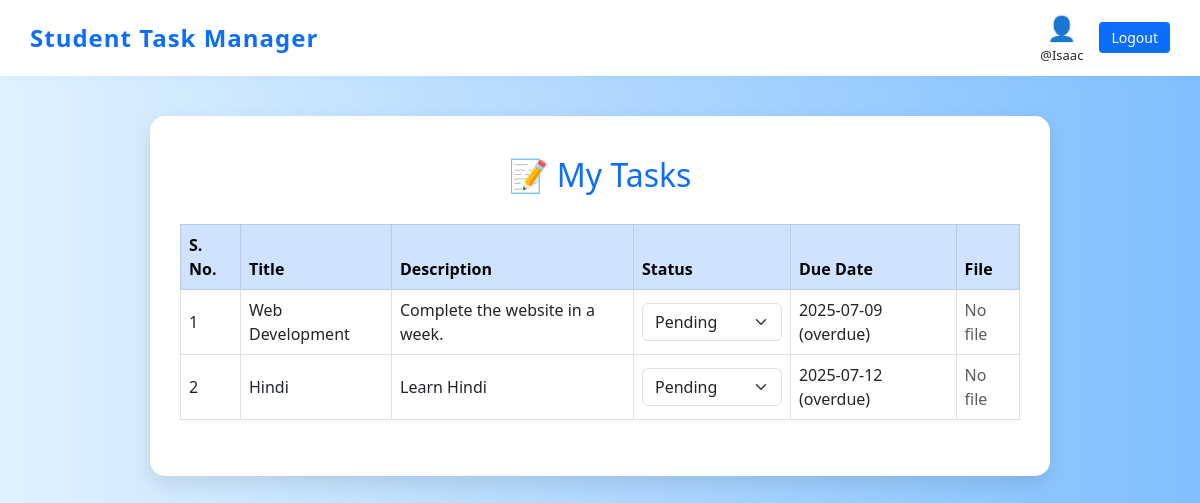
/my_tasks.php (signed in), run on an earlier commit of the app's database.
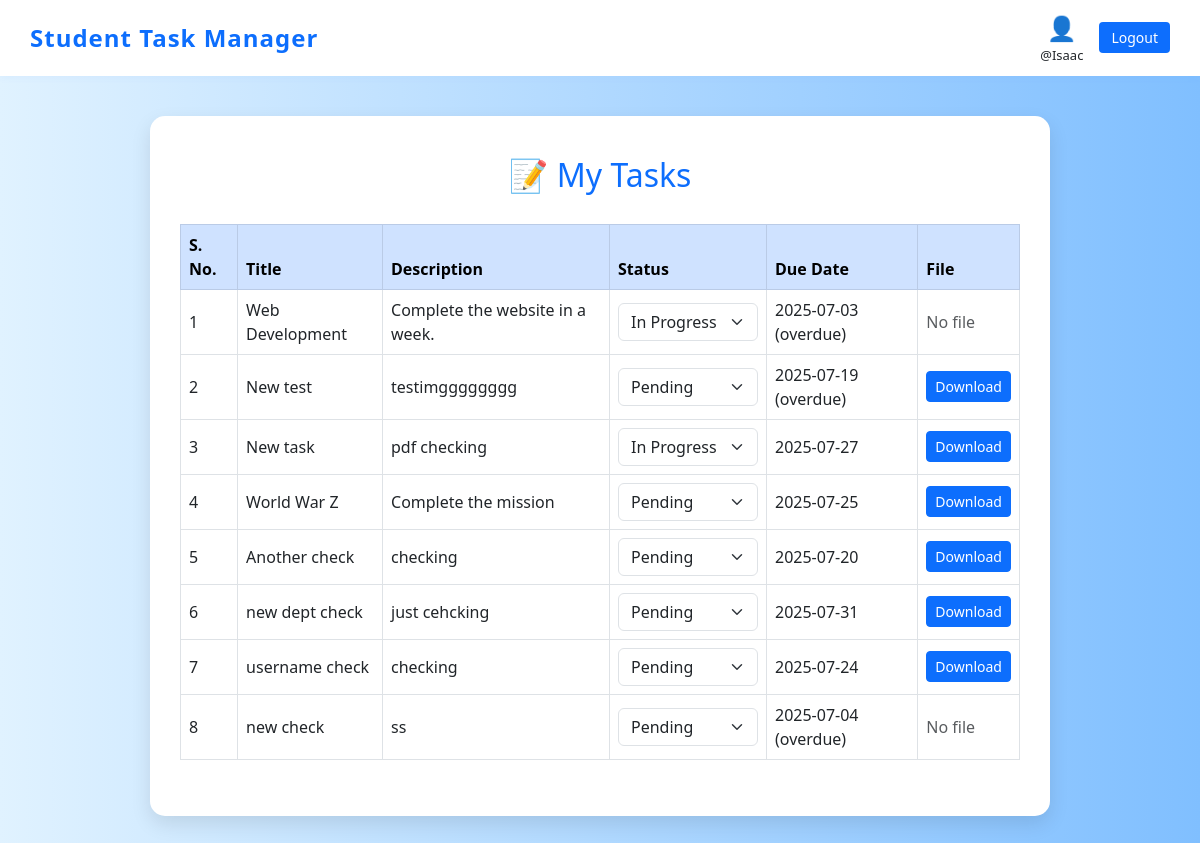
And on a later commit of the database.
### tables this page shows
CREATE TABLE `tasks` (
  `id` int(11) NOT NULL,
  `title` varchar(100) NOT NULL,
  `description` text DEFAULT NULL,
  `assigned_to` int(11) DEFAULT NULL,
  `username` varchar(30) NOT NULL,
  `department` varchar(30) NOT NULL,
  `due_date` date DEFAULT NULL,
  `status` enum('pending','in_progress','completed') DEFAULT 'pending',
  `created_at` timestamp NOT NULL DEFAULT current_timestamp(),
  `file_path` varchar(255) DEFAULT NULL
);

### my_tasks.php (the view, shortened to what this page needs)
<?php
include 'partials/new_dbconnect.php';
$rollno = $_SESSION['rollno'];
$sql = "SELECT * FROM tasks WHERE assigned_to = '$rollno' and `status`!= 'completed' ";
$tasks = mysqli_query($conn, $sql);
?>
<!DOCTYPE html>
<html lang="en">
<head>
    <link href="https://cdn.jsdelivr.net/npm/bootstrap@5.3.0/dist/css/bootstrap.min.css" rel="stylesheet"/>
</head>
<body>
<nav class="navbar navbar-custom">
    <span class="navbar-brand">Student Task Manager</span>
    <div class="d-flex align-items-center gap-3">
        <div class="text-center">
            <div style="font-size: 24px; color: #0d6efd;">👤</div>
            <div style="font-size: 13px;">
                @<?= isset($_SESSION['username']) ? $_SESSION['username'] : 'User' ?>
            </div>
        </div>
        <button class="btn-logout" onclick="location.href='logout.php'">Logout</button>
    </div>
</nav>
<div class="dashboard-container">
    <h2>📝 My Tasks</h2>
<table class="table table-bordered align-middle">
    <thead class="table-primary">
        <tr>
            <th>S. No.</th>
            <th>Title</th>
            <th>Description</th>
            <th>Status</th>
            <th>Due Date</th>
            <th>File</th>
        </tr>
    </thead>
    <tbody>
        <?php
        $serial = 1;
        if (mysqli_num_rows($tasks) > 0) {
            while ($task= mysqli_fetch_assoc($tasks)) {
                echo "<tr>";
                echo "<td>" . $serial++ . "</td>";
                echo "<td>" . $task['title'] . "</td>";
                echo "<td>" . $task['description'] . "</td>";
                echo "<td>
                        <select class='form-select status-dropdown' data-task-id='" . $task['id'] . "'>
                            <option value='pending'" . ($task['status'] == 'pending' ? ' selected' : '') . ">Pending</option>
                            <option value='in_progress'" . ($task['status'] == 'in_progress' ? ' selected' : '') . ">In Progress</option>
                        </select>
                    </td>";
                $status = $task['status'];
                $dueDate = strtotime($task['due_date']);
                $now = strtotime(date('Y-m-d'));
                if ($dueDate >= $now and $status != 'completed') {
                    echo "<td>" . $task['due_date'] . "</td>";
                }
                else{
                    echo "<td>" . $task['due_date'] . " (overdue) </td>";
                }
                echo "<td>";
                if (!empty($task['file_path'])) {
                    $fileName = basename($task['file_path']);
                    $fileUrl = "/loginsystem/tasks/uploads/" . $fileName;
                    echo "<a href='$fileUrl' class='btn btn-primary btn-sm' download>Download</a>";
                } else {
                    echo "<span class='text-muted'>No file</span>";
                }
                echo "</td>";
                echo "</tr>";
            }
        } else {
            echo "<tr><td colspan='7' class='text-center'>No tasks found.</td></tr>";
        }
        ?>
    </tbody>
</table>
</div>
</body>
</html>

What changed in the data, as far as the page shows it:
no longer on this page (row edited): tasks: title "Hindi", description "Learn Hindi", status+id "Pending", due_date "2025-07-12", shows "No file"
changed tasks "Web Development": status+id "Pending" → "In Progress"; due_date "2025-07-09" → "2025-07-03"
added tasks: title "New test", description "testimgggggggg", status+id "Pending", due_date "2025-07-19"
added tasks: title "New task", description "pdf checking", status+id "In Progress", due_date "2025-07-27"
added tasks: title "World War Z", description "Complete the mission", status+id "Pending", due_date "2025-07-25"
added tasks: title "Another check", description "checking", status+id "Pending", due_date "2025-07-20"
added tasks: title "new dept check", description "just cehcking", status+id "Pending", due_date "2025-07-31"
added tasks: title "username check", description "checking", status+id "Pending", due_date "2025-07-24"
added tasks: title "new check", description "ss", status+id "Pending", due_date "2025-07-04", file_path "No file"
